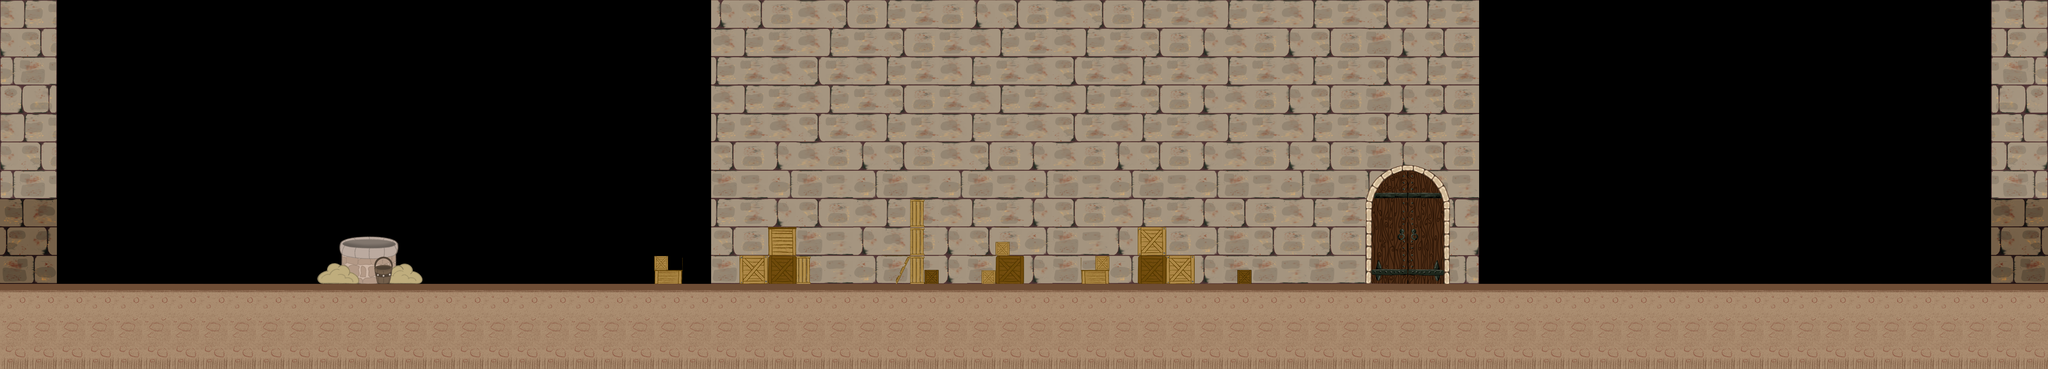

A level layout from a 2D game, rendered from its tile map. Below: a short description, then the map file with tile-grid data replaced by summaries:
An orthogonal 72x13 tile map with 128x128 px tiles, 7 tile layers (Suelo, Castillo, Murallas, Puerta, ...), 1 hidden layer not drawn, 7 tilesets and 48 objects (6x Player, 4x Npc, 2x SwordKnight, 2x DialogueTrigger, ShieldKnight, ...).

<map version="1.10" tiledversion="1.11.2" orientation="orthogonal" renderorder="right-down" width="72" height="13" tilewidth="128" tileheight="128" infinite="0" nextlayerid="25" nextobjectid="148">
 <tileset firstgid="1" name="Atlas_Exterior_Castillo" tilewidth="128" tileheight="128" tilecount="64" columns="8">
  <image source="Castle/Exterior/Atlas_Exterior_Castillo.png" width="1024" height="1024" />
 </tileset>
 <tileset firstgid="65" name="Atlas_Castillo_Extras" tilewidth="128" tileheight="128" tilecount="64" columns="8">
  <image source="Castle/Interior/Atlas_Castillo_Extras.png" width="1024" height="1024" />
 </tileset>
 <tileset firstgid="129" name="Fons_Esquerra_Exterior_Castell" tilewidth="1920" tileheight="1080" tilecount="1" columns="1">
  <image source="Castle/Exterior/Fons_Esquerra_Exterior_Castell.png" width="1920" height="1080" />
 </tileset>
 <tileset firstgid="130" name="Atlas_Exterior_Castillo_Oscuro" tilewidth="128" tileheight="128" tilecount="64" columns="8">
  <image source="Castle/Exterior/Atlas_Exterior_Castillo_Oscuro.png" width="1024" height="1024" />
 </tileset>
 <tileset firstgid="194" name="MapMetadata" tilewidth="128" tileheight="128" tilecount="2" columns="2">
  <image source="Pathfinding/MapMetadata.png" trans="ffffff" width="256" height="128" />
 </tileset>
 <tileset firstgid="196" name="Atlas_Obj_Castillo_Ext" tilewidth="128" tileheight="128" tilecount="64" columns="8">
  <image source="Castle/Exterior/Atlas_Obj_Castillo_Ext.png" width="1024" height="1024" />
 </tileset>
 <tileset firstgid="260" name="Alas_Movimiento_V2" tilewidth="416" tileheight="70" tilecount="20" columns="4">
  <image source="../Textures/UI/Buttons/Alas_Movimiento_V2.png" width="2079" height="354" />
 </tileset>
 <objectgroup id="13" name="BG">
  <properties>
   <property name="BG" type="bool" value="true" />
   <property name="Draw" type="bool" value="true" />
  </properties>
  <object id="8" gid="129" x="4304" y="1452" width="2816" height="1514.73" />
  <object id="9" gid="129" x="1269" y="1459" width="2814" height="1514.73" />
  <object id="10" gid="129" x="6438.67" y="1452" width="2852" height="1505.4" />
  <object id="12" gid="129" x="-864" y="1459" width="2814" height="1514.73" />
  <object id="86" x="312" y="1168">
   <properties>
    <property name="FromRoom" type="file" value="Forest_01.tmx" />
   </properties>
   <point />
  </object>
 </objectgroup>
 <layer id="1" name="Suelo" width="72" height="13">
  <properties>
   <property name="Draw" type="bool" value="true" />
  </properties>
  <data>[936 cells, 216 non-empty, 3 distinct tile ids]</data>
 </layer>
 <layer id="6" name="Castillo" width="72" height="13">
  <properties>
   <property name="Draw" type="bool" value="true" />
  </properties>
  <data>[936 cells, 270 non-empty, 15 distinct tile ids]</data>
 </layer>
 <layer id="7" name="Murallas" width="72" height="13">
  <properties>
   <property name="Draw" type="bool" value="true" />
  </properties>
  <data>[936 cells, 40 non-empty, 14 distinct tile ids]</data>
 </layer>
 <layer id="10" name="Puerta" width="72" height="13">
  <properties>
   <property name="Draw" type="bool" value="true" />
  </properties>
  <data>[936 cells, 15 non-empty, 15 distinct tile ids]</data>
 </layer>
 <layer id="17" name="Obstaculos" width="72" height="13">
  <properties>
   <property name="Draw" type="bool" value="true" />
  </properties>
  <data>[936 cells, 17 non-empty, 8 distinct tile ids]</data>
 </layer>
 <layer id="20" name="Obstaculos2" width="72" height="13">
  <properties>
   <property name="Draw" type="bool" value="true" />
  </properties>
  <data>[936 cells, 1 non-empty, 1 distinct tile ids]</data>
 </layer>
 <layer id="23" name="Pozo" width="72" height="13">
  <properties>
   <property name="Draw" type="bool" value="true" />
  </properties>
  <data>[936 cells, 8 non-empty, 8 distinct tile ids]</data>
 </layer>
 <layer id="19" name="GroundNavLayer" width="72" height="13" visible="0">
  <properties>
   <property name="Ground" type="bool" value="true" />
   <property name="Navigation" type="bool" value="true" />
  </properties>
  <data>[936 cells, 284 non-empty, 2 distinct tile ids]</data>
 </layer>
 <objectgroup id="15" name="Door">
  <properties>
   <property name="Door" type="bool" value="true" />
   <property name="Sensor" type="bool" value="true" />
   <property name="Square" type="bool" value="true" />
  </properties>
  <object id="26" x="6152" y="750.667" width="368" height="528">
   <properties>
    <property name="KeyRegion" value="boss" />
    <property name="NeedsKey" type="bool" value="true" />
    <property name="NoAnimation" type="bool" value="true" />
    <property name="SpawnID" value="NexoCastleBossDoor" />
    <property name="TeleportTo" type="file" value="Castle_Inside.tmx" />
    <property name="UnlockID" value="CastleNexoBossDoor" />
   </properties>
  </object>
  <object id="105" x="1528" y="1065" width="264" height="215">
   <properties>
    <property name="NoAnimation" type="bool" value="true" />
    <property name="RequiresDoubleJump" type="bool" value="true" />
    <property name="TeleportTo" type="file" value="Catacombs_Boss_Dead.tmx" />
   </properties>
  </object>
 </objectgroup>
 <objectgroup color="#000000" id="21" name="Map">
  <properties>
   <property name="Map" type="bool" value="true" />
   <property name="Square" type="bool" value="true" />
  </properties>
  <object id="90" x="2944" y="1154" width="63" height="64" />
  <object id="91" x="2944" y="1218" width="128" height="62" />
  <object id="92" x="3328" y="1152" width="320.333" height="128" />
  <object id="93" x="3456" y="1024" width="128" height="128" />
  <object id="94" x="4096" y="896" width="63.5" height="384" />
  <object id="95" x="4480" y="1152" width="128" height="128" />
  <object id="96" x="5120" y="1152" width="256" height="128" />
  <object id="97" x="5120" y="1024" width="128" height="128" />
  <object id="98" x="5568" y="1217.5" width="64" height="62.5" />
  <object id="99" x="4864.33" y="1218.67" width="127.667" height="61.3333" />
  <object id="100" x="4929" y="1153.33" width="63.3333" height="65" />
  <object id="101" x="4480" y="1091.09" width="62.9091" height="60.9091" />
  <object id="102" x="4416.91" y="1219.09" width="63.0909" height="60.9091" />
  <object id="103" x="4160" y="1217" width="64" height="63">
   <properties>
    <property name="Polygon" type="bool" value="true" />
   </properties>
  </object>
  <object id="107" x="8960" y="0" width="256" height="896" />
  <object id="108" x="256" y="-128" width="8704" height="128" />
  <object id="109" x="0" y="0" width="256" height="896" />
  <object id="110" x="-512" y="768" width="512" height="128" />
  <object id="111" x="-512" y="1280" width="512" height="128" />
  <object id="112" x="0" y="1280" width="9216" height="384" />
  <object id="113" x="9216" y="1280" width="512" height="128" />
  <object id="114" x="9216" y="768" width="512" height="128" />
 </objectgroup>
 <objectgroup color="#000000" id="22" name="Stairs">
  <properties>
   <property name="Polygon" type="bool" value="true" />
  </properties>
  <object id="104" x="4096" y="1133.5">
   <polygon points="0,0 0,146.464 -74,146.75" />
  </object>
 </objectgroup>
 <objectgroup id="18" name="Path">
  <properties>
   <property name="Path" type="bool" value="true" />
   <property name="Sensor" type="bool" value="true" />
   <property name="Square" type="bool" value="true" />
  </properties>
  <object id="39" x="-256" y="896" width="128" height="384">
   <properties>
    <property name="TeleportTo" type="file" value="Forest_01.tmx" />
   </properties>
  </object>
  </objectgroup>
 <objectgroup id="3" name="EntitiesSpawnPoints">
  <!-- 16 objects omitted --></objectgroup>
 <objectgroup id="4" name="PlayerSpawns">
  <properties>
   <property name="PlayerSpawns" type="bool" value="true" />
  </properties>
  <!-- 5 objects omitted --></objectgroup>
</map>
<!-- 17 of 48 objects omitted -->
